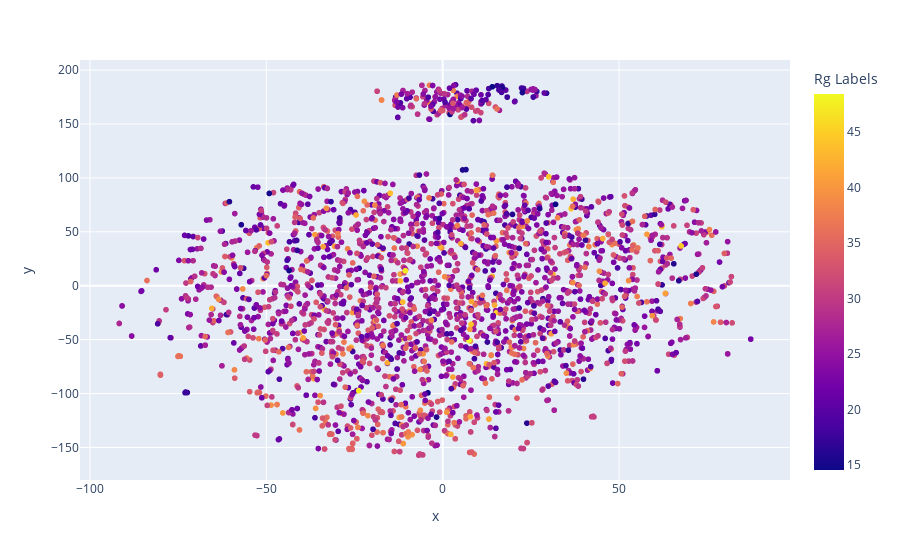

Source (notebook cell):
### Code cell
analysis.tsne_scatter_plot_2()

### Figure 1 — Plotly figure (JSON) as saved in the notebook; plotly's stock layout.template omitted (floating-point values rounded to 4 significant figures; data arrays with more than 128 entries replaced by an {"elided": "..."} marker saying what was removed)
{"data": [{"customdata": {"elided": "2500x1 int values"}, "hovertemplate": "x=%{x}<br>y=%{y}<br>Row=%{customdata[0]}<br>Rg Labels=%{marker.color}<extra></extra>", "legendgroup": "", "marker": {"color": {"elided": "2500 float values"}, "coloraxis": "coloraxis", "symbol": "circle"}, "mode": "markers", "name": "", "showlegend": false, "type": "scattergl", "x": {"elided": "2500 float values"}, "xaxis": "x", "y": {"elided": "2500 float values"}, "yaxis": "y"}], "layout": {"coloraxis": {"colorbar": {"title": {"text": "Rg Labels"}}, "colorscale": [[0, "#0d0887"], [0.1111, "#46039f"], [0.2222, "#7201a8"], [0.3333, "#9c179e"], [0.4444, "#bd3786"], [0.5556, "#d8576b"], [0.6667, "#ed7953"], [0.7778, "#fb9f3a"], [0.8889, "#fdca26"], [1, "#f0f921"]]}, "legend": {"tracegroupgap": 0}, "margin": {"t": 60}, "xaxis": {"anchor": "y", "domain": [0, 1], "title": {"text": "x"}}, "yaxis": {"anchor": "x", "domain": [0, 1], "title": {"text": "y"}}}}
